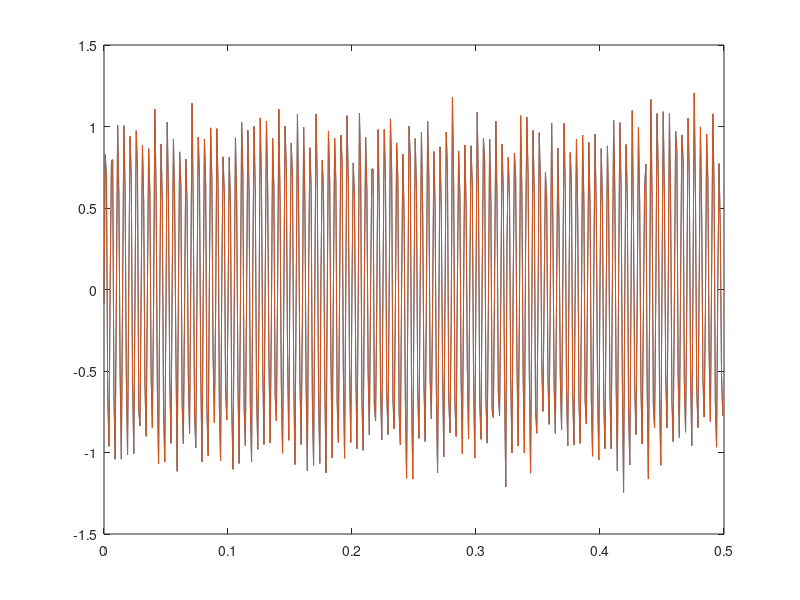

This chart was generated by the following MATLAB code: (Note: this script raises an error after producing the figure.)
clear; 
close all;

%% signal model
v = 3;
lambda = 0.03;
f = 2*v/lambda; 
n_rot = 100;
m = 5;
sec = 1;

n = n_rot * sec * m;

% t = linspace(0, 100/f, n);
% dt = t(2) - t(1);
dt = 1e-3;
% t = eps:dt:(n)*dt; 
t = linspace(eps, (n-1)*dt, n);
sigma_n = 0.01;

x = sin(2*pi*f*t);
z = x + sqrt(sigma_n) * randn(1, n);

figure; plot(t, z);

n_avail = m * n_rot;

for k = 1:n_rot
    t_a(:, k) = (k - 1) * sec * m + [0:m-1]; % This for loop calculates the time instances of the available samples
end

t_avail_in = reshape(t_a, [n_avail 1]);
t_avail = t_avail_in * dt;

z_avail = z(t_avail_in+1).';

hold on; plot(t_avail, z_avail);


%% initial parameters

mu_start = 300;
sigma_start = 100;
f_start = normrnd(mu_start, sigma_start);


%% mcmc
n_iter = 200000;



for i = 1:n_iter
    f_new = normrnd(f_start, sigma_start, 1);
    pf = p(f_start, f_start, sigma_start);
    pfnew = p(f_new, f_start, sigma_start);
    
    fl = likeli(f_start, z_avail, sigma_n, t_avail, pf);
    flnew = likeli(f_new, z_avail, sigma_n, t_avail, pfnew);
    
    if acceptance(fl, flnew)
        mc_seq(i) = f_new;
        all_seq(i) = f_new;
        f_start = f_new;
    else
        mc_seq(i) = f_start;
        all_seq(i) = f_new;
    end
end

figure;plot(1:n_iter, all_seq, '*');hold on; plot(1:n_iter, mc_seq, '+');  hold on; plot(1:n_iter, f * ones(1, n_iter)); 

%% plot likelihood

f_axis = linspace(-400, 400, 200000);

for k = 1:200000
    llf(k) = likeli(f_axis(k), z_avail, sigma_n, t_avail, 1);
end

figure; plot(f_axis, llf);

%% likelihood

function ll = likeli(f, z, sigma_n, t_avail, pu)
    x = sin(2*pi*f*t_avail);
    nt = length(t_avail);
%     noise = z - x;
%     n_std = noise/sqrt(sigma_n);
    ll = log(pu) -nt * log(2*pi) - nt*2*log(sigma_n) - 1/(2*sigma_n^2) * (z - x).'  * (z - x) ;
%     llzu = -1/2 * log(2*pi) - 1/2 * n_std.^2;
%     ll = sum(llzu) + log(pu);
end

function pu = p(u, u_mean, u_sigma)
    pu = (normpdf(u, u_mean, u_sigma));
end
